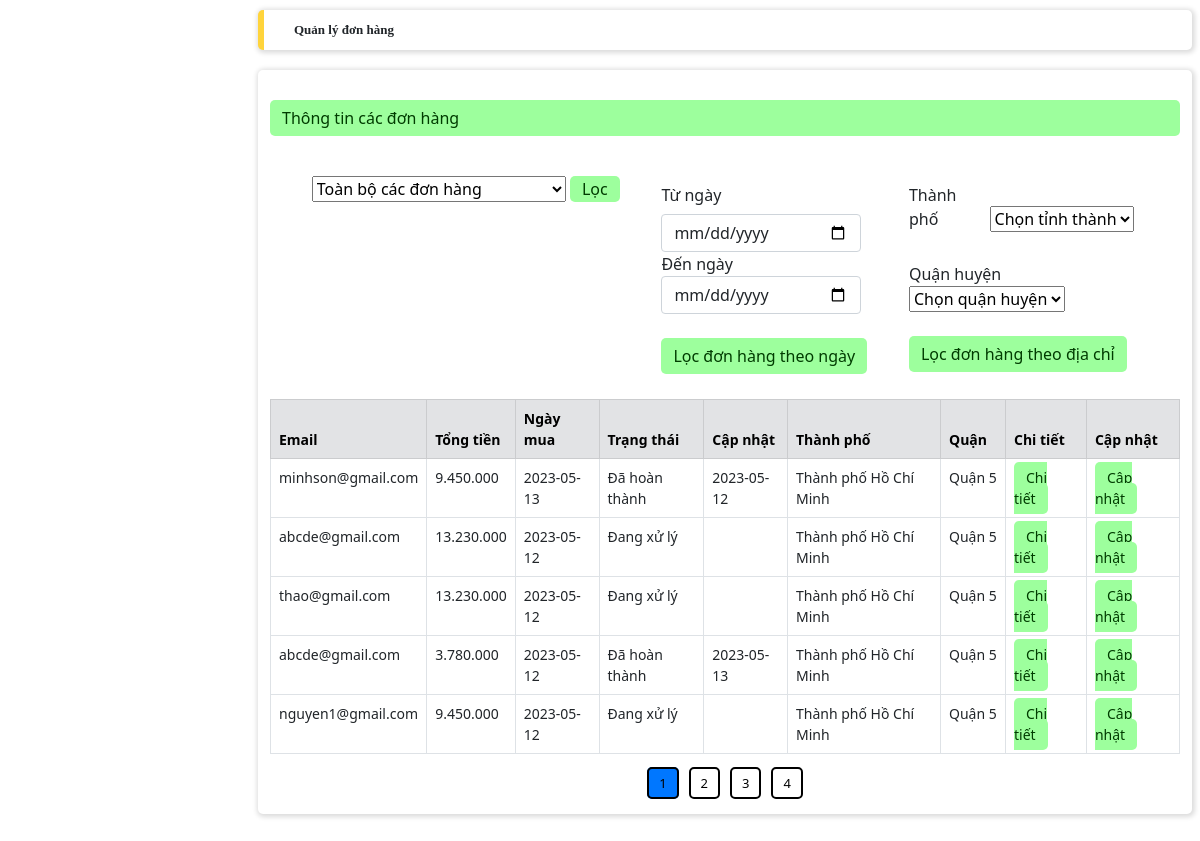
The app's page /adminhoadon.php, older data.
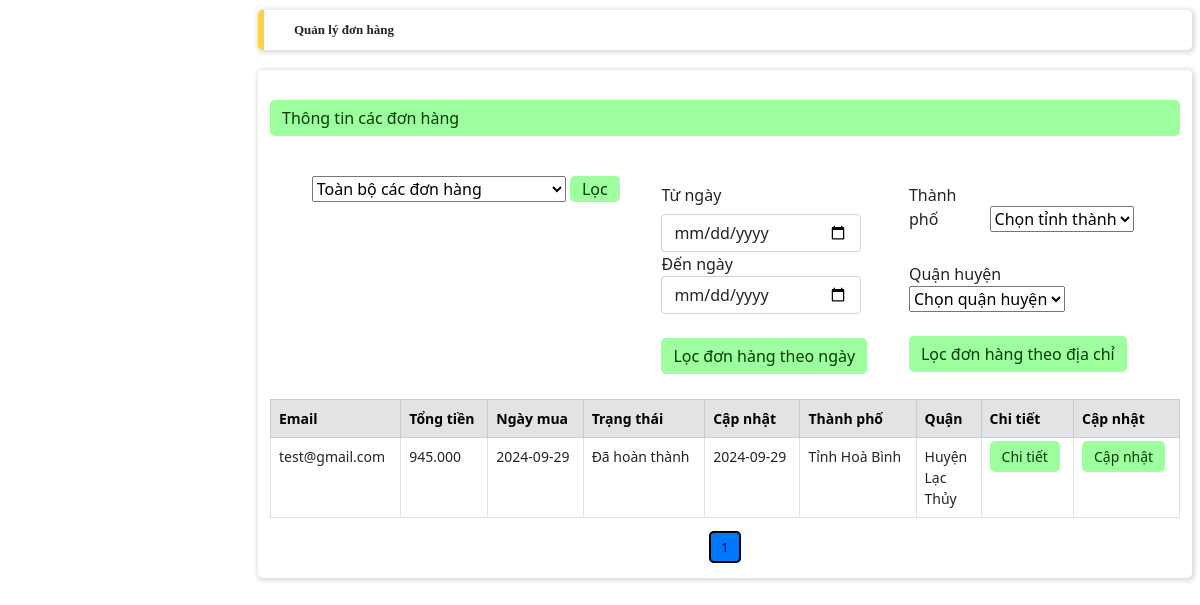
The same page, newer data.
### tables this page shows
CREATE TABLE `orders` (
  `id` int(11) NOT NULL,
  `customer_name` varchar(255) DEFAULT NULL,
  `customer_address` varchar(255) DEFAULT NULL,
  `customer_email` varchar(255) DEFAULT NULL,
  `customer_phone_number` varchar(20) DEFAULT NULL,
  `total_price` decimal(10,2) DEFAULT NULL,
  `status` varchar(50) DEFAULT 'Đang xử lý',
  `created_at` timestamp NOT NULL DEFAULT current_timestamp(),
  `user_id` int(11) NOT NULL,
  `delivery_at` date DEFAULT NULL,
  `city` varchar(255) DEFAULT NULL,
  `district` varchar(255) DEFAULT NULL,
  `pay_method` varchar(255) DEFAULT NULL
);

### adminhoadon.php (the view, shortened to what the changed rows need)
<?php
include('./config.php');
if (isset($_GET['page'])) {
    $page = $_GET['page'];
} else {
    $page = 1;
}
$rowperpage = 5;
$perRow = $page * $rowperpage - $rowperpage;
if (isset($_POST['nutloctrangthaidonhang']) || isset($_GET['nutloctrangthaidonhang'])) {
    if (isset($_POST['trangthaidonhang'])) {
        $trangthaidonhang = $_POST['trangthaidonhang'];
    } else {
        $trangthaidonhang = $_GET['trangthaidonhang'];
    }
    if ($trangthaidonhang == 'toanbodonhang') {
        $sqlphantrang =  "SELECT * FROM orders  ORDER BY id DESC LIMIT $perRow,$rowperpage";
        $queryphantrang = mysqli_query($conn, $sqlphantrang);
        $totalRow = mysqli_num_rows(mysqli_query($conn, "SELECT * FROM orders"));
        $totalPage = ceil($totalRow / $rowperpage);
        $listPage = "";
        for ($i = 1; $i <= $totalPage; $i++) {
            if ($page == $i) {
                $listPage .= '<a href="#" class="phan_trang active" style="background-color: #0077FF">' . $i . '</a>';
            } else {
                $listPage .= '<a href="./admin.php?adminlayout=quanlydonhang&page=' . $i . '" class="phan_trang">' . $i . '</a>';
            }
        }
    } else if ($trangthaidonhang == 'dahoanthanh') {
        $sqlphantrang =  "SELECT * FROM orders WHERE status='Đã hoàn thành'  ORDER BY id DESC LIMIT $perRow,$rowperpage";
        $queryphantrang = mysqli_query($conn, $sqlphantrang);
        $totalRow = mysqli_num_rows(mysqli_query($conn, "SELECT * FROM orders WHERE status!='Đang xử lý'"));
        $totalPage = ceil($totalRow / $rowperpage);
        $listPage = "";
        for ($i = 1; $i <= $totalPage; $i++) {
            if ($page == $i) {
                $listPage .= '<a href="#" class="phan_trang active" style="background-color: #0077FF">' . $i . '</a>';
            } else {
                $listPage .= '<a href="./admin.php?adminlayout=quanlydonhang&nutloctrangthaidonhang&trangthaidonhang=' . $trangthaidonhang . '&page=' . $i . '" class="phan_trang">' . $i . '</a>';
            }
        }
    } else if ($trangthaidonhang == 'chuahoanthanh') {
        $sqlphantrang =  "SELECT * FROM orders WHERE status!='Đã hoàn thành'  ORDER BY id DESC LIMIT $perRow,$rowperpage";
        $queryphantrang = mysqli_query($conn, $sqlphantrang);
        $totalRow = mysqli_num_rows(mysqli_query($conn, "SELECT * FROM orders WHERE status='Đang xử lý'"));
        $totalPage = ceil($totalRow / $rowperpage);
        $listPage = "";
        for ($i = 1; $i <= $totalPage; $i++) {
            if ($page == $i) {
                $listPage .= '<a href="#" class="phan_trang active" style="background-color: #0077FF">' . $i . '</a>';
            } else {
                $listPage .= '<a href="./admin.php?adminlayout=quanlydonhang&nutloctrangthaidonhang&trangthaidonhang=' . $trangthaidonhang . '&page=' . $i . '" class="phan_trang">' . $i . '</a>';
            }
        }
    }
} else {
    $sqlphantrang =  "SELECT * FROM orders  ORDER BY id DESC LIMIT $perRow,$rowperpage";
    $queryphantrang = mysqli_query($conn, $sqlphantrang);
    $totalRow = mysqli_num_rows(mysqli_query($conn, "SELECT * FROM orders"));
    $totalPage = ceil($totalRow / $rowperpage);
    $listPage = "";
    for ($i = 1; $i <= $totalPage; $i++) {
        if ($page == $i) {
            $listPage .= '<a href="#" class="phan_trang active" style="background-color: #0077FF">' . $i . '</a>';
        } else {
            $listPage .= '<a href="./admin.php?adminlayout=quanlydonhang&page=' . $i . '" class="phan_trang">' . $i . '</a>';
        }
    }
}
?>
<!DOCTYPE html>
<html lang="en">
<head>
    <link rel="stylesheet" type="text/css" href="./admin.css">
    <link rel="stylesheet" href="https://cdnjs.cloudflare.com/ajax/libs/bootstrap/5.0.2/css/bootstrap.min.css">
    <link rel="stylesheet" href="https://cdnjs.cloudflare.com/ajax/libs/font-awesome/6.4.0/css/all.min.css">
</head>
<body>
    <div class="content">
        <div class="row main_frame box_card box_shadow">
            <div class="table-responsive-lg">
                <table class="table table-bordered">
                    <form action="" method="post">
                        <thead>
                            <tr class="table-secondary">
                                <th scope="col">Email</th>
                                <th scope="col">Tổng tiền</th>
                                <th scope="col">Ngày mua</th>
                                <th scope="col">Trạng thái</th>
                                <th scope="col">Cập nhật</th>
                                <th scope="col">Thành phố</th>
                                <th scope="col">Quận</th>
                                <th scope="col">Chi tiết</th>
                                <th scope="col">Cập nhật</th>
                            </tr>
                        </thead>
                        <tbody>
                            <?php
                            while ($row = mysqli_fetch_assoc($queryphantrang)) {
                                echo '<tr>
                       <td>' . $row['customer_email'] . '</td>
                       <td>' . number_format($row['total_price'], 0, ".", ".") . '</td>
                       <td>' . date('Y-m-d', strtotime($row['created_at'])) . '</td>
                       <td>' . $row['status'] . '</td>
                       <td>' . $row['delivery_at'] . '</td>
                       <td>' . $row['city'] . '</td>
                       <td style="width:65px;">' . $row['district'] . '</td>
                       <td><a href="./admin.php?adminlayout=adminchitietdonhang&page=' . $page . '&id_donhang=' . $row['id'] . '" class="addnew_btn">Chi tiết</a></td>
                       <td><a href="./admin.php?adminlayout=capnhatdonhang&page=' . $page . '&id_donhang=' . $row['id'] . '" class="addnew_btn">Cập nhật</a></td>
                        </tr>';
                            }
                            ?>
                        </tbody>
                    </form>
                </table>
            </div>
            <div class="category_paging">
                <?php
                echo $listPage;
                ?>
            </div>
        </div>
    </div>
</body>
</html>

Row changes from the older to the newer data that the page shows:
removed orders: customer_email "minhson@gmail.com", total_price "9.450.000", created_at "2023-05-13", status "Đã hoàn thành", delivery_at "2023-05-12", city "Thành phố Hồ Chí Minh", district "Quận 5"
removed orders: customer_email "abcde@gmail.com", total_price "13.230.000", created_at "2023-05-12", status "Đang xử lý", city "Thành phố Hồ Chí Minh", district "Quận 5"
removed orders: customer_email "thao@gmail.com", total_price "13.230.000", created_at "2023-05-12", status "Đang xử lý", city "Thành phố Hồ Chí Minh", district "Quận 5"
removed orders: customer_email "abcde@gmail.com", total_price "3.780.000", created_at "2023-05-12", status "Đã hoàn thành", delivery_at "2023-05-13", city "Thành phố Hồ Chí Minh", district "Quận 5"
removed orders: customer_email "nguyen1@gmail.com", total_price "9.450.000", created_at "2023-05-12", status "Đang xử lý", city "Thành phố Hồ Chí Minh", district "Quận 5"
added orders: customer_email "test@gmail.com", total_price "945.000", created_at "2024-09-29", status "Đã hoàn thành", delivery_at "2024-09-29", city "Tỉnh Hoà Bình", district "Huyện Lạc Thủy"
Text that changed along with them:
list line gone: "2"
list line gone: "3"
list line gone: "4"
